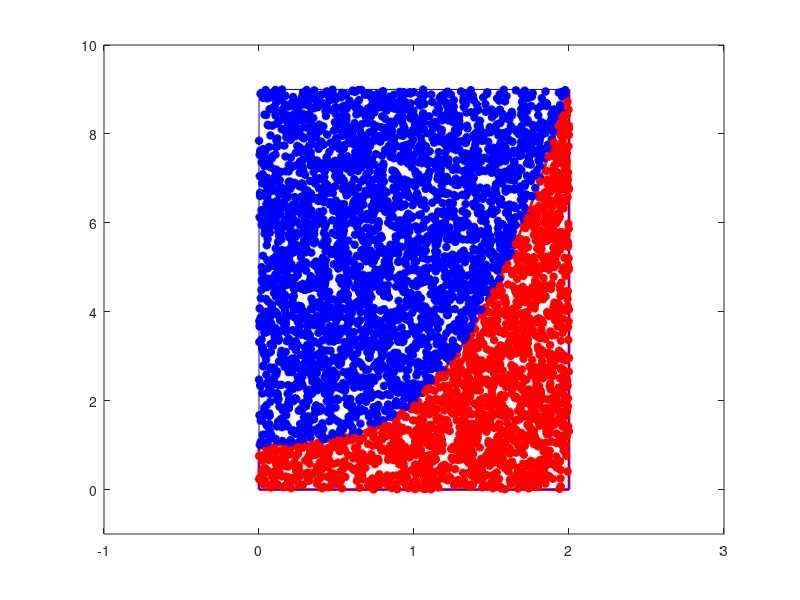

Write the MATLAB code that produced this figure.
clc

a=0;
b=2;

%liczba losowanych punktow
n=5000;


X=a:0.05:b;
Y=X.^3+1;
plot(X,Y,"linewidth",2,"color","red")
axis([-1,3,-1,10])
line([X(1),X(1)],[0,Y(1)],"linewidth",2,"color","red");
line([X(length(X)),X(length(X))],[0,Y(length(X))],"linewidth",2,"color","red");
line([X(1),X(length(X))],[0,0],"linewidth",2,"color","red");

line([0,0],[0,9],"color","blue")
line([2,2],[0,9],"color","blue")
line([0,2],[0,0],"color","blue")
line([0,2],[9,9],"color","blue")

k=0;
for i=1:n
x=2*rand;
y=9*rand;
if (y>x^3+1)
line(x,y,"linewidth",2,"color","blue","marker","*")
else
line(x,y,"linewidth",2,"color","red","marker","*")
k=k+1;
endif
endfor

procent=k/n
pole=k/n *18






